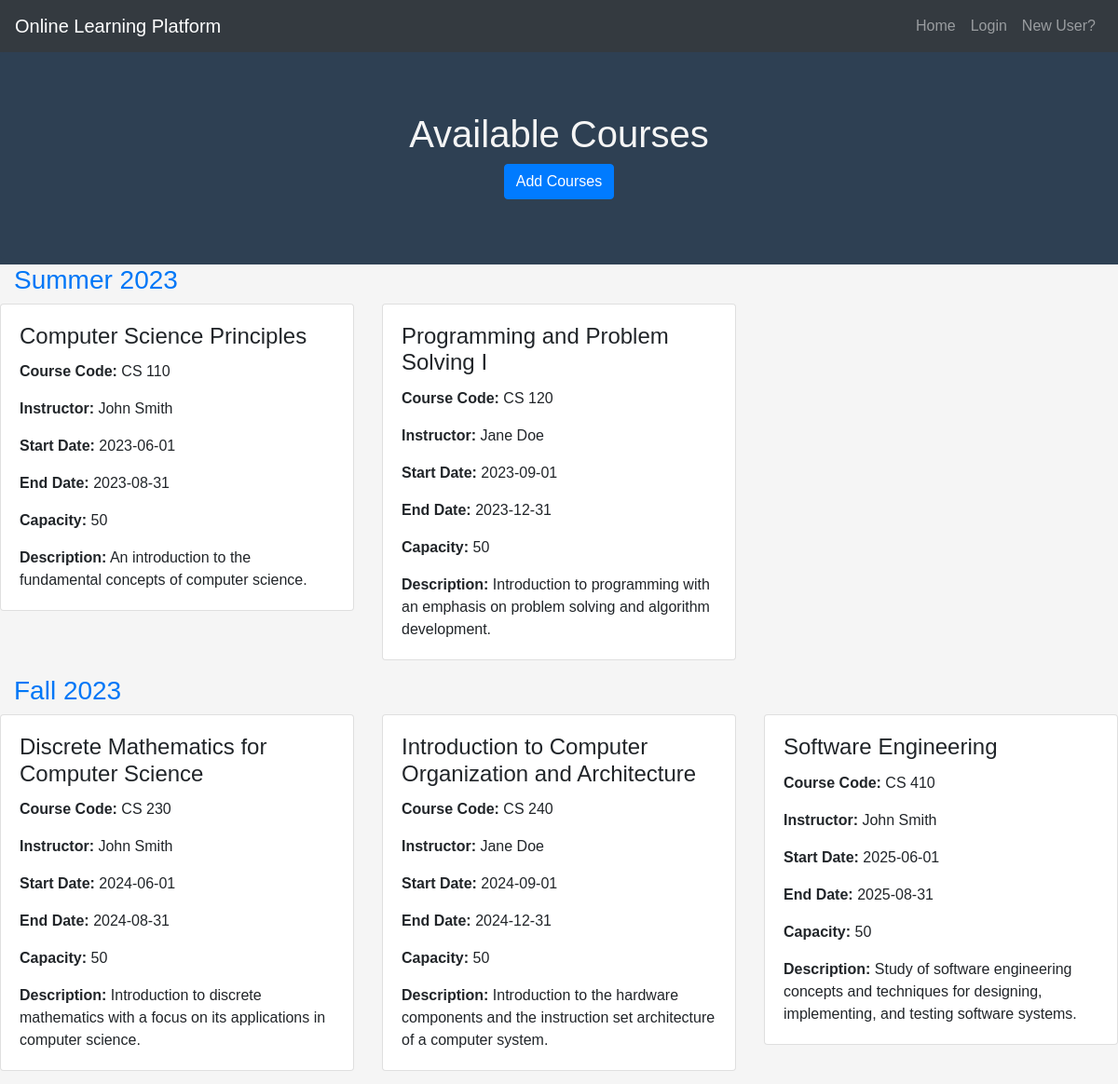
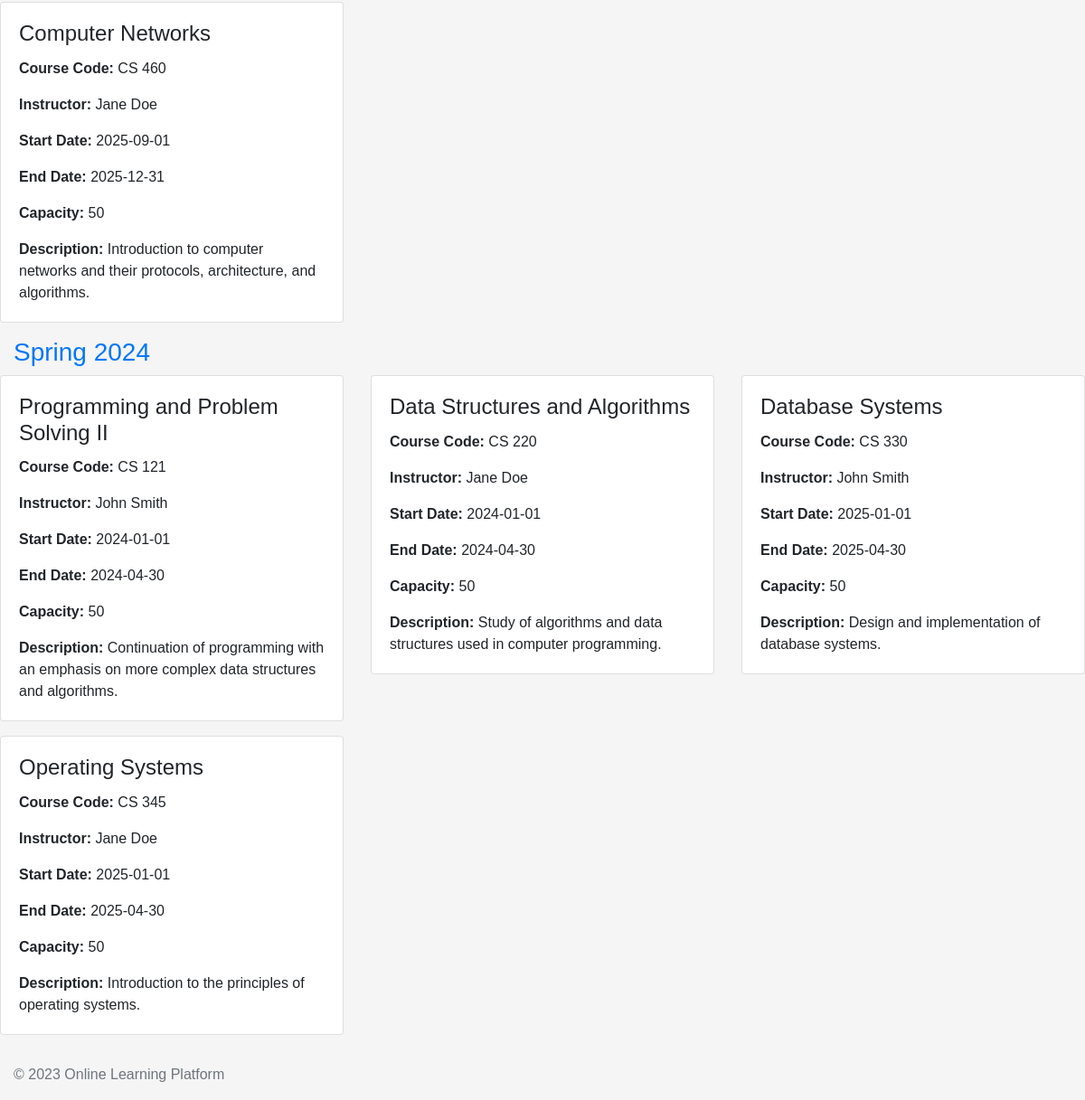
/courses.php, run on the app's committed database (2 pictures, top to bottom).
### tables this page shows
CREATE TABLE `courses` (
  `id` int(11) NOT NULL,
  `course_code` varchar(10) NOT NULL,
  `course_name` varchar(255) NOT NULL,
  `course_description` text DEFAULT NULL,
  `course_instructor` varchar(255) DEFAULT NULL,
  `course_start_date` date DEFAULT NULL,
  `course_end_date` date DEFAULT NULL,
  `course_capacity` int(11) DEFAULT NULL,
  `semester_id` int(11) DEFAULT NULL
);

CREATE TABLE `semesters` (
  `id` int(11) NOT NULL,
  `semester_code` varchar(15) NOT NULL,
  `start_date` date NOT NULL,
  `end_date` date NOT NULL
);

### courses.php (the view, shortened to what this page needs)
<header>
    <?php require_once 'header.php'; ?>
    <div class="jumbotron text-center">
        <h1>Available Courses</h1>
        <a href="portal.php#add" class="btn btn-primary">Add Courses</a>
    </div>
</header>
<div class="container-fluid">
    <?php
        include_once('config.php');
        $sql = "SELECT c.*, s.semester_code
        FROM courses c
        LEFT JOIN semesters s ON c.semester_id = s.id
        ORDER BY
          CASE s.semester_code
            WHEN 'Summer 2023' THEN 1
            WHEN 'Fall 2023' THEN 2
            WHEN 'Spring 2024' THEN 3
            ELSE 4
          END, s.semester_code ASC";
        $result = mysqli_query($conn, $sql);
        if (mysqli_num_rows($result) > 0) {
            $currentSemester = '';
            echo "<div class='row'>";
            while ($row = mysqli_fetch_assoc($result)) {
                $semester = $row['semester_code'];
                if ($semester !== $currentSemester) {
                    if ($currentSemester !== '') {
                        echo "</div>";
                    }
                    echo "<div class='col-md-12'>";
                    echo "<h3>" . $semester . "</h3>";
                    echo "</div>";
                    echo "<div class='row'>";
                    $currentSemester = $semester;
                }
                echo "<div class='col-md-4'>";
                echo "<div class='card mb-3'>";
                echo "<div class='card-body'>";
                echo "<h4 class='card-title'>" . $row['course_name'] . "</h4>";
                echo "<p class='card-text'><strong>Course Code:</strong> " . $row['course_code'] . "</p>";
                echo "<p class='card-text'><strong>Instructor:</strong> " . $row['course_instructor'] . "</p>";
                echo "<p class='card-text'><strong>Start Date:</strong> " . $row['course_start_date'] . "</p>";
                echo "<p class='card-text'><strong>End Date:</strong> " . $row['course_end_date'] . "</p>";
                echo "<p class='card-text'><strong>Capacity:</strong> " . $row['course_capacity'] . "</p>";
                echo "<p class='card-text'><strong>Description:</strong> " . $row['course_description'] . "</p>";
                echo "</div>";
                echo "</div>";
                echo "</div>";
            }
            echo "</div>";
        } else {
            echo "<p>No courses available.</p>";
        }
    ?>
</div>
<?php require_once 'footer.php'; ?>

### header.php (shortened to what this page needs)
<!DOCTYPE html>
<html lang="en">
<head>
	<link rel="stylesheet" type="text/css" href="https://stackpath.bootstrapcdn.com/bootstrap/4.0.0/css/bootstrap.min.css">
	<link rel="stylesheet" type="text/css" href="/style.css">
</head>
<body>
	<?php
		if (isset($_SESSION['user_id'])) {
			$userName = $_SESSION['username'];
			echo '<nav class="navbar navbar-expand-lg navbar-dark bg-dark">
			<a class="navbar-brand" href="#">Online Learning Platform</a>
			<button class="navbar-toggler" type="button" data-toggle="collapse" data-target="#navbar-collapse" aria-controls="navbar-collapse" aria-expanded="false" aria-label="Toggle navigation">
				<span class="navbar-toggler-icon"></span>
			</button>
			<div class="collapse navbar-collapse" id="navbar-collapse">
				<ul class="navbar-nav ml-auto">
					<li class="nav-item"><a class="nav-link" href="index.php">Home</a></li>
					<li class="nav-item"><a class="nav-link" href="index.php?logout-submit=logout">Logout</a></li>
				</ul>
				<ul class="navbar-nav ml-auto">
					<li class="nav-item">
						<span class="navbar-text pr-3">Hello, ' . $userName . '</span>
					</li>
				</ul>
			</div>
		</nav>';
		} else {
			echo '<nav class="navbar navbar-expand-lg navbar-dark bg-dark">
				<a class="navbar-brand" href="#">Online Learning Platform</a>
				<button class="navbar-toggler" type="button" data-toggle="collapse" data-target="#navbar-collapse" aria-controls="navbar-collapse" aria-expanded="false" aria-label="Toggle navigation">
					<span class="navbar-toggler-icon"></span>
				</button>
				<div class="collapse navbar-collapse" id="navbar-collapse">
					<ul class="navbar-nav ml-auto">
						<li class="nav-item"><a class="nav-link" href="index.php">Home</a></li>
						<li class="nav-item"><a class="nav-link" href="login.php">Login</a></li>
						<li class="nav-item"><a class="nav-link" href="new_user.php">New User?</a></li>
					</ul>
				</div>
			</nav>';
		}
	?>
</body>
</html>

### footer.php
<footer class="footer mt-auto py-3">
    <span class="text-muted">&copy; <?php echo date("Y");?> Online Learning Platform</span>
</footer>

### style.css (style rules this page uses)
html { position: relative; min-height: 100%; }
body { display: flex; flex-direction: column; min-height: 100vh; background-color: #f5f5f5; font-family: Arial, sans-serif; }
header { background-color: #2e4053; color: #f5f5f5; padding: 0px 0px 5px 0px !important; }
.jumbotron { background-color: #2e4053; color: #f5f5f5; margin-bottom: 1px !important; }

### courses.php (style rules this page uses)
.h3, h3 { color: #0077f7; }

### data on the page
courses: semester.semester_code "Summer 2023", course_name "Computer Science Principles", course_code "CS 110", course_instructor "John Smith", course_start_date "2023-06-01", course_end_date "2023-08-31", course_capacity "50", course_description "An introduction to the fundamental concepts of computer science."
courses: course_name "Programming and Problem Solving I", course_code "CS 120", course_instructor "Jane Doe", course_start_date "2023-09-01", course_end_date "2023-12-31", course_capacity "50", course_description "Introduction to programming with an emphasis on problem solving and algorithm development."
courses: semester.semester_code "Fall 2023", course_name "Discrete Mathematics for Computer Science", course_code "CS 230", course_instructor "John Smith", course_start_date "2024-06-01", course_end_date "2024-08-31", course_capacity "50", course_description "Introduction to discrete mathematics with a focus on its applications in computer science."
courses: course_name "Introduction to Computer Organization and Architecture", course_code "CS 240", course_instructor "Jane Doe", course_start_date "2024-09-01", course_end_date "2024-12-31", course_capacity "50", course_description "Introduction to the hardware components and the instruction set architecture of a computer system."
courses: course_name "Software Engineering", course_code "CS 410", course_instructor "John Smith", course_start_date "2025-06-01", course_end_date "2025-08-31", course_capacity "50", course_description "Study of software engineering concepts and techniques for designing, implementing, and testing software systems."
courses: course_name "Computer Networks", course_code "CS 460", course_instructor "Jane Doe", course_start_date "2025-09-01", course_end_date "2025-12-31", course_capacity "50", course_description "Introduction to computer networks and their protocols, architecture, and algorithms."
courses: semester.semester_code "Spring 2024", course_name "Programming and Problem Solving II", course_code "CS 121", course_instructor "John Smith", course_start_date "2024-01-01", course_end_date "2024-04-30", course_capacity "50", course_description "Continuation of programming with an emphasis on more complex data structures and algorithms."
courses: course_name "Data Structures and Algorithms", course_code "CS 220", course_instructor "Jane Doe", course_start_date "2024-01-01", course_end_date "2024-04-30", course_capacity "50", course_description "Study of algorithms and data structures used in computer programming."
courses: course_name "Database Systems", course_code "CS 330", course_instructor "John Smith", course_start_date "2025-01-01", course_end_date "2025-04-30", course_capacity "50", course_description "Design and implementation of database systems."
courses: course_name "Operating Systems", course_code "CS 345", course_instructor "Jane Doe", course_start_date "2025-01-01", course_end_date "2025-04-30", course_capacity "50", course_description "Introduction to the principles of operating systems."
